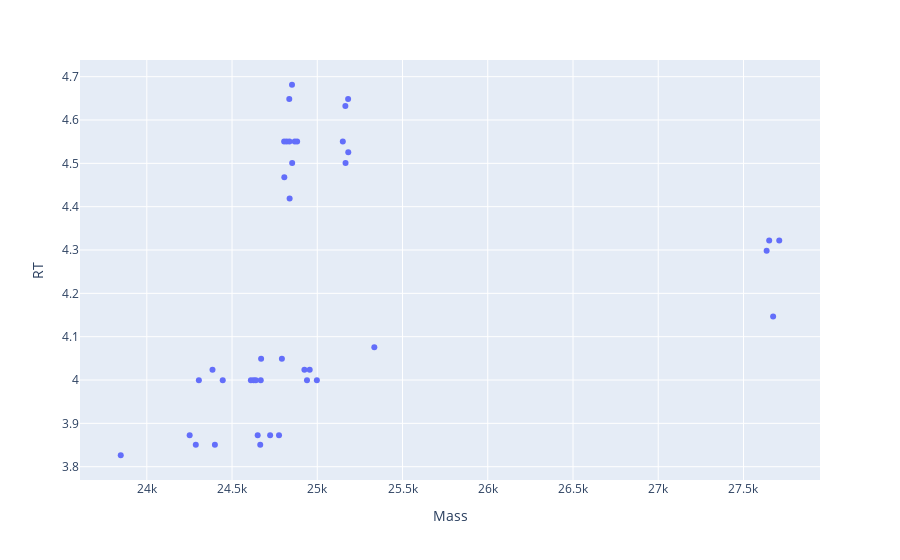

Notebook code cell kept with this figure:
### Code cell
df_noad_25k = df_noad[(df_noad.Mass > 20000)]
plotly_zone(df_noad_25k)

### Figure 1 — Plotly figure (JSON) as saved in the notebook; plotly's stock layout.template omitted (floating-point values rounded to 4 significant figures)
{"data": [{"hoverlabel": {"namelength": 0}, "hovertemplate": "Mass=%{x}<br>RT=%{y}", "legendgroup": "", "marker": {"color": "#636efa", "symbol": "circle"}, "mode": "markers", "name": "", "showlegend": false, "type": "scatter", "x": [24610.0, 24940.0, 24630.0, 24960.0, 24670.0, 24390.0, 25330.0, 25000.0, 24310.0, 24670.0, 24640.0, 24790.0, 24920.0, 24450.0, 24820.0, 23850.0, 27650.0, 24720.0, 25150.0, 24650.0, 24250.0, 24290.0, 24850.0, 24780.0, 24840.0, 27640.0, 24670.0, 27670.0, 24400.0, 25170.0, 27710.0, 24810.0, 24840.0, 25180.0, 24880.0, 24840.0, 24850.0, 25160.0, 24810.0, 24870.0, 25180.0], "xaxis": "x", "y": [3.999, 3.999, 3.999, 4.024, 3.999, 4.024, 4.076, 3.999, 3.999, 4.049, 3.999, 4.049, 4.024, 3.999, 4.55, 3.826, 4.322, 3.873, 4.55, 3.873, 3.873, 3.851, 4.501, 3.873, 4.55, 4.299, 3.851, 4.147, 3.851, 4.501, 4.322, 4.468, 4.419, 4.526, 4.55, 4.649, 4.681, 4.632, 4.55, 4.55, 4.649], "yaxis": "y"}], "layout": {"legend": {"tracegroupgap": 0}, "margin": {"t": 60}, "xaxis": {"anchor": "y", "domain": [0, 1], "title": {"text": "Mass"}}, "yaxis": {"anchor": "x", "domain": [0, 1], "title": {"text": "RT"}}}}
